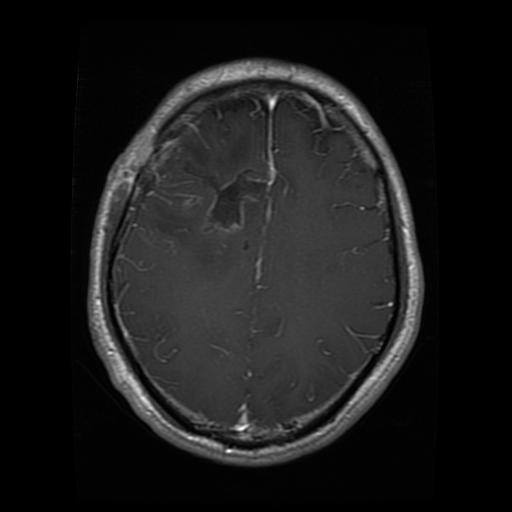
#> input picture data/1/Train/Glioma/images/Te-gl_0016.jpg, 512 x 512 px; its folder holds only this picture in this run
$ jupyter execute explore.ipynb
#> lines starting #> are read from the running program, lines starting #| are printed output that depends on the picture
[cell 1]
import os


def verifier_extensions(dossier):
#> called with dossier = '../data'
    extensions = [".jpg", ".png", ".bmp",".jpeg",".txt"]
    invalides = []

    for racine, dossiers, fichiers in os.walk(dossier):
        for fichier in fichiers:
            ext = os.path.splitext(fichier)[1].lower()

            if ext not in extensions:
                path = os.path.join(racine, fichier)
                invalides.append(path)

    return invalides

res = verifier_extensions('../data')

for e in res:
    os.remove(e)
    print("Supprimé :", e)

[cell 2]
path_dir="../data/1/Train"

# Parcourir les dossiers
for dossier in os.listdir(path_dir):
    chemin_dossier = os.path.join(path_dir, dossier)

    if os.path.isdir(chemin_dossier):
        elements = os.listdir(chemin_dossier)

        print(f"{dossier} : {len(elements)} éléments")

[cell 3]
import os
from pathlib import Path
import pandas as pd

# Chemin de base vers le dossier 'data'
BASE_DIR = Path("../data/1")
splits = ["Train", "Val"]

def get_dataset_dataframe(base_dir):
    base_path = Path(base_dir)

    if not base_path.exists():
        print(f"Le dossier {base_path} n'existe pas.")
        return None

    data = []

    for split in splits:
        split_path = base_path / split
        if not split_path.exists():
            continue

        # Parcourir chaque sous-dossier de catégorie (Glioma, Meningioma, No Tumor, Pituitary)
        for category_dir in sorted(split_path.iterdir()):
            if category_dir.is_dir():
                category_name = category_dir.name

                images_dir = category_dir / "images"
                labels_dir = category_dir / "labels"

                # Compter les fichiers
                num_images = len([f for f in images_dir.iterdir() if f.is_file()]) if images_dir.exists() else 0
                num_labels = len([f for f in labels_dir.iterdir() if f.is_file()]) if labels_dir.exists() else 0

                # Ajouter les informations dans la liste
                data.append({
                    "Split": split,
                    "Category": category_name,
                    "Images": num_images,
                    "Labels": num_labels,
                })

    # Création du DataFrame pandas
    df = pd.DataFrame(data)
    return df

if __name__ == "__main__":
    df_counts = get_dataset_dataframe(BASE_DIR)

    if df_counts is not None:
        # Affichage du DataFrame de manière élégante dans la console
        print("\n--- DataFrame des éléments par catégorie ---")
        print(df_counts.to_string(index=False))

        # Optionnel : Sauvegarder dans un fichier CSV si besoin
        # df_counts.to_csv("dataset_counts.csv", index=False)

[cell 4]
import matplotlib.pyplot as plt
import seaborn as sns

fig, axes = plt.subplots(1, 2, figsize=(14, 5))

# Graphique Train
sns.barplot(
    data=df_counts[df_counts["Split"] == "Train"],
    x="Category",
    y="Images",
    ax=axes[0]
)
axes[0].set_title("Train")

# Graphique Validation
sns.barplot(
    data=df_counts[df_counts["Split"] == "Val"],
    x="Category",
    y="Images",
    ax=axes[1]
)
axes[1].set_title("Validation")

plt.tight_layout()
plt.show()
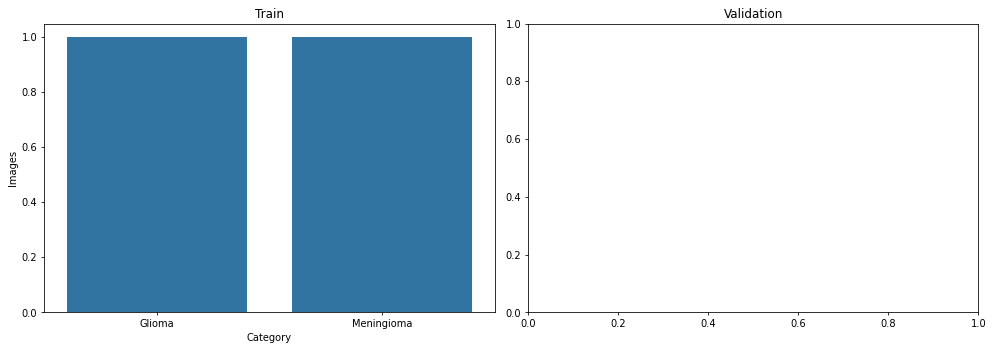
#> figure drawn by matplotlib, 1 panel

[cell 5]
from pathlib import Path
import matplotlib.pyplot as plt
from PIL import Image
import random

# Dossier Train
base_dir = Path("../data/1/Train")

classes = ["Glioma", "Meningioma", "No Tumor", "Pituitary"]

fig, axes = plt.subplots(4, 3, figsize=(10, 12))

for i, classe in enumerate(classes):
    images_dir = base_dir / classe / "images"

    # Récupérer les images
    images = list(images_dir.glob("*"))
    images = [
        p for p in images
        if p.suffix.lower() in [".jpg", ".jpeg", ".png", ".bmp"]
    ]

    # Choisir 3 images au hasard
    exemples = random.sample(images, min(3, len(images)))

    for j, chemin in enumerate(exemples):
        img = Image.open(chemin).convert("RGB")
#> img is the input picture: PIL image 512x512 RGB; min 0, max 255, mean 26.6

        axes[i, j].imshow(img)
        axes[i, j].set_title(classe)
        axes[i, j].axis("off")

    # Masquer les cases vides
    for j in range(len(exemples), 3):
        axes[i, j].axis("off")

plt.tight_layout()
plt.show()
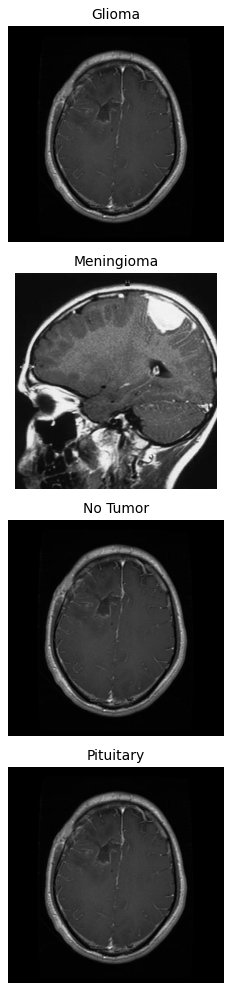
#> figure drawn by matplotlib, 4 panels
